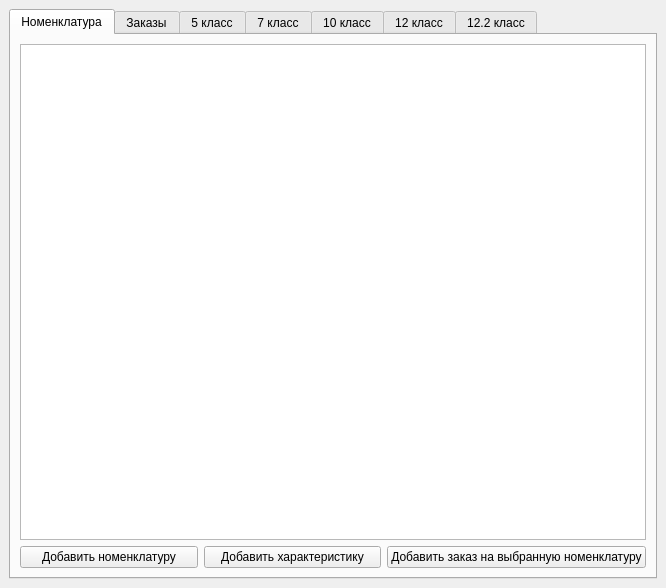
<?xml version="1.0" encoding="UTF-8"?>
<ui version="4.0">
 <class>MainWindow</class>
 <widget class="QMainWindow" name="MainWindow">
  <property name="geometry">
   <rect>
    <x>0</x>
    <y>0</y>
    <width>666</width>
    <height>588</height>
   </rect>
  </property>
  <property name="windowTitle">
   <string>MainWindow</string>
  </property>
  <widget class="QWidget" name="centralwidget">
   <layout class="QGridLayout" name="gridLayout">
    <item row="0" column="0">
     <widget class="QTabWidget" name="tabWidget">
      <property name="cursor">
       <cursorShape>ArrowCursor</cursorShape>
      </property>
      <property name="contextMenuPolicy">
       <enum>Qt::DefaultContextMenu</enum>
      </property>
      <property name="autoFillBackground">
       <bool>false</bool>
      </property>
      <property name="currentIndex">
       <number>0</number>
      </property>
      <widget class="QWidget" name="tab_nomenclature">
       <attribute name="title">
        <string>Номенклатура</string>
       </attribute>
       <layout class="QGridLayout" name="gridLayout_2">
        <item row="2" column="2">
         <widget class="QPushButton" name="pushButton_add_order_to_select_nomenclature">
          <property name="text">
           <string>Добавить заказ на выбранную номенклатуру</string>
          </property>
         </widget>
        </item>
        <item row="1" column="0" colspan="3">
         <widget class="QTableWidget" name="tableWidget_nomenclature">
          <property name="sortingEnabled">
           <bool>true</bool>
          </property>
         </widget>
        </item>
        <item row="2" column="0">
         <widget class="QPushButton" name="pushButton_add_good">
          <property name="text">
           <string>Добавить номенклатуру</string>
          </property>
         </widget>
        </item>
        <item row="2" column="1">
         <widget class="QPushButton" name="pushButton_add_characteristic">
          <property name="text">
           <string>Добавить характеристику</string>
          </property>
         </widget>
        </item>
       </layout>
      </widget>
      <widget class="QWidget" name="tab_orders">
       <attribute name="title">
        <string>Заказы</string>
       </attribute>
       <layout class="QGridLayout" name="gridLayout_3">
        <item row="0" column="0">
         <widget class="QTableWidget" name="tableWidget_orders">
          <property name="sortingEnabled">
           <bool>true</bool>
          </property>
         </widget>
        </item>
       </layout>
      </widget>
      <widget class="QWidget" name="tab_5_grade">
       <attribute name="title">
        <string>5 класс</string>
       </attribute>
       <layout class="QGridLayout" name="gridLayout_4">
        <item row="0" column="0">
         <widget class="QTableWidget" name="tableWidget_5_grade"/>
        </item>
       </layout>
      </widget>
      <widget class="QWidget" name="tab_7_grade">
       <attribute name="title">
        <string>7 класс</string>
       </attribute>
       <layout class="QGridLayout" name="gridLayout_5">
        <item row="0" column="0">
         <widget class="QTableWidget" name="tableWidget_7_grade"/>
        </item>
       </layout>
      </widget>
      <widget class="QWidget" name="tab_10_grade">
       <attribute name="title">
        <string>10 класс</string>
       </attribute>
       <layout class="QGridLayout" name="gridLayout_6">
        <item row="0" column="0">
         <widget class="QTableWidget" name="tableWidget_10_grade"/>
        </item>
       </layout>
      </widget>
      <widget class="QWidget" name="tab_12_grade">
       <attribute name="title">
        <string>12 класс</string>
       </attribute>
       <layout class="QGridLayout" name="gridLayout_7">
        <item row="0" column="0">
         <widget class="QTableWidget" name="tableWidget_12_grade"/>
        </item>
       </layout>
      </widget>
      <widget class="QWidget" name="tab_12_1_grade">
       <attribute name="title">
        <string>12.2 класс</string>
       </attribute>
       <layout class="QGridLayout" name="gridLayout_8">
        <item row="0" column="0">
         <widget class="QTableWidget" name="tableWidget_12_1_grade"/>
        </item>
       </layout>
      </widget>
     </widget>
    </item>
   </layout>
  </widget>
 </widget>
 <resources/>
 <connections/>
</ui>
